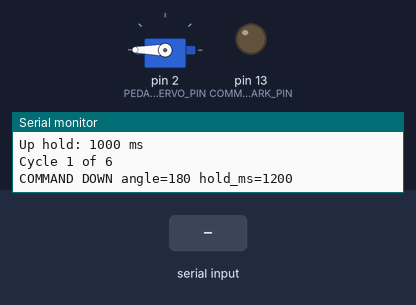
Recording of a sketch running on a simulated Arduino Uno, built with avr-gcc and run on an emulated ATmega328P. Parts: servo, output pins drawn as LEDs (lit = HIGH), the last lines printed to the serial monitor. The test bench sets the inputs (shaded band).

Above: at 1.7 s.
At 16.7 s:
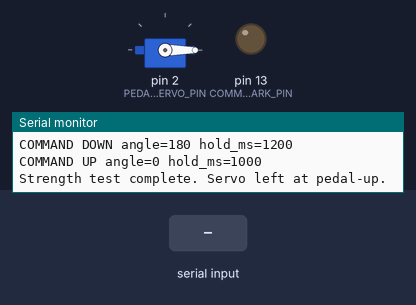
16.8 s: "r" received over Serial
At 17.4 s:
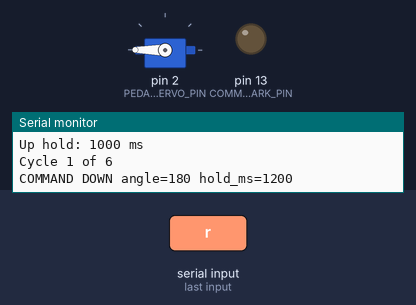
Timing chart, 0 to 25.8 s (numbered marks = the images above; inputs shaded):
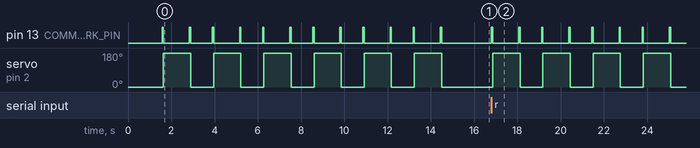

The sketch:

PedalServoStrengthTest.ino
```cpp
#include <Arduino.h>
#include <Servo.h>

/*
  PedalServoStrengthTest

  Simple bench sketch for one question only:
  can this servo push the sustain pedal down and release it cleanly?

  Behavior:
  - homes the servo to pedal-up
  - runs a few direct full-speed down/up cycles
  - leaves the servo at pedal-up when finished

  Serial monitor commands:
    r = run the full test again
    d = move and hold pedal-down
    u = move and hold pedal-up
    ? = print help
*/

static const uint8_t PEDAL_SERVO_PIN = 2;
static const uint8_t COMMAND_MARK_PIN = LED_BUILTIN;
static const uint32_t SERIAL_BAUD = 115200;

static const uint8_t PEDAL_UP_ANGLE_DEG = 0;
static const uint8_t PEDAL_DOWN_ANGLE_DEG = 180;

static const uint8_t TEST_CYCLE_COUNT = 6;
static const uint16_t STARTUP_SETTLE_MS = 1500;
static const uint16_t PEDAL_DOWN_HOLD_MS = 1200;
static const uint16_t PEDAL_UP_HOLD_MS = 1000;
static const uint16_t COMMAND_MARK_MS = 60;

Servo pedalServo;

void flashCommandMark() {
  digitalWrite(COMMAND_MARK_PIN, HIGH);
  delay(COMMAND_MARK_MS);
  digitalWrite(COMMAND_MARK_PIN, LOW);
}

void writeServoAngle(uint8_t angleDeg) {
  pedalServo.write(angleDeg);
}

void moveAndHold(const char *label, uint8_t angleDeg, uint16_t holdMs) {
  Serial.print("COMMAND ");
  Serial.print(label);
  Serial.print(" angle=");
  Serial.print(angleDeg);
  Serial.print(" hold_ms=");
  Serial.println(holdMs);

  flashCommandMark();
  writeServoAngle(angleDeg);
  delay(holdMs);
}

void printHelp() {
  Serial.println(F("READY PEDAL_SERVO_STRENGTH_TEST"));
  Serial.println(F("Commands:"));
  Serial.println(F("  r = run the strength test again"));
  Serial.println(F("  d = move and hold pedal-down"));
  Serial.println(F("  u = move and hold pedal-up"));
  Serial.println(F("  ? = print this help"));
  Serial.println(F("The automatic startup test runs direct full-speed down/up cycles."));
}

void homeServo() {
  writeServoAngle(PEDAL_UP_ANGLE_DEG);
  delay(STARTUP_SETTLE_MS);
}

void runStrengthCycles() {
  Serial.println();
  Serial.println(F("Starting pedal strength test."));
  Serial.print(F("Cycles: "));
  Serial.println(TEST_CYCLE_COUNT);
  Serial.print(F("Down hold: "));
  Serial.print(PEDAL_DOWN_HOLD_MS);
  Serial.println(F(" ms"));
  Serial.print(F("Up hold: "));
  Serial.print(PEDAL_UP_HOLD_MS);
  Serial.println(F(" ms"));

  for (uint8_t cycle = 1; cycle <= TEST_CYCLE_COUNT; cycle++) {
    Serial.println();
    Serial.print(F("Cycle "));
    Serial.print(cycle);
    Serial.print(F(" of "));
    Serial.println(TEST_CYCLE_COUNT);

    moveAndHold("DOWN", PEDAL_DOWN_ANGLE_DEG, PEDAL_DOWN_HOLD_MS);
    moveAndHold("UP", PEDAL_UP_ANGLE_DEG, PEDAL_UP_HOLD_MS);
  }

  Serial.println();
  Serial.println(F("Strength test complete. Servo left at pedal-up."));
}

void setup() {
  pinMode(COMMAND_MARK_PIN, OUTPUT);
  digitalWrite(COMMAND_MARK_PIN, LOW);

  Serial.begin(SERIAL_BAUD);
  delay(50);

  pedalServo.attach(PEDAL_SERVO_PIN);
  homeServo();
  printHelp();
  runStrengthCycles();
}

void loop() {
  if (Serial.available() <= 0) {
    return;
  }

  const char command = (char)Serial.read();
  if (command == 'r' || command == 'R') {
    runStrengthCycles();
    return;
  }
  if (command == 'd' || command == 'D') {
    moveAndHold("DOWN", PEDAL_DOWN_ANGLE_DEG, PEDAL_DOWN_HOLD_MS);
    return;
  }
  if (command == 'u' || command == 'U') {
    moveAndHold("UP", PEDAL_UP_ANGLE_DEG, PEDAL_UP_HOLD_MS);
    return;
  }
  if (command == '?') {
    printHelp();
  }
}
```

Measured:
- after the input at 16.8 s, pin 13 (COMMAND_MARK_PIN): LOW → HIGH at once, then repeats every 2.3 s: LOW 1.2 s, HIGH 0.06 s, LOW 1.0 s, HIGH 0.06 s; servo on pin 2 (PEDAL_SERVO_PIN): alternates 180° for 1.3 s and 0° for 1.1 s, starting after 0.07 s
